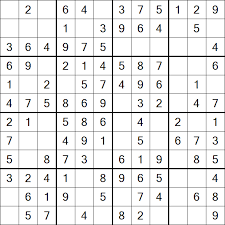
#> input picture Photos/sudoku.png, 225 x 225 px
$ python 6.contour.py
#> lines starting #> are read from the running program, lines starting #| are printed output that depends on the picture; after the words box and inside, x2 and y2 are one past the last pixel; in counts of white or black regions, pixels touching at a corner belong together
# boundary of an object
import cv2 as cv
import numpy as np
img = cv.imread("Photos/sudoku.png")
#> img is the input picture: shape (225, 225, 3); mean B, G, R 234.1, 234, 234


blank = np.zeros(img.shape,dtype="uint8")
cv.imshow("blank",blank)

gray = cv.cvtColor(img,cv.COLOR_BGR2GRAY)
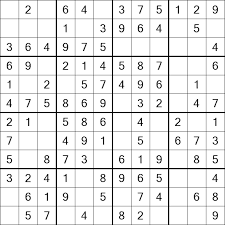
#> gray: shape (225, 225); min 0, max 255, mean 234

cv.imshow('gray',gray)

blur = cv.GaussianBlur(gray,(3,3),cv.BORDER_DEFAULT)
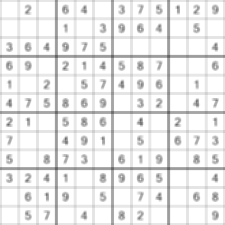
#> blur: shape (225, 225); min 99, max 255, mean 234.4

# canny is one way to find contours
# canny = cv.Canny(blur,125,125)
# cv.imshow('canny',canny)

# threshold is the other way
# threshold looks at an image, and tries to make it into binary
# if pixel is below 125 intensity, it will be black
ret,thresh = cv.threshold(gray,120,255,cv.THRESH_BINARY)
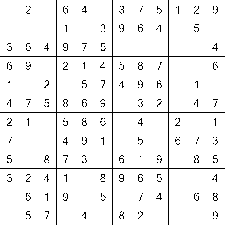
#> thresh: shape (225, 225); 94.9% white; black in thin lines or dots
cv.imshow('thresh',thresh)


# findCountours, takes the edges, the canny, and take in a mode to find the contours. This returns two values, the contours and hier by taking in the canny
# cv.retr_list shows all the edges, while other ones may only show edges (external)
# instead of thresh we can add canny if we are doing it the canny way
contours, hierachies = cv.findContours(thresh, cv.RETR_LIST, cv.CHAIN_APPROX_NONE)
#> contours = 494 contours, 471 with area under 20; largest, box (x1, y1, x2, y2) and area: (169, 169, 225, 225) 3025, (0, 169, 56, 225) 3025, (169, 0, 225, 56) 3025, (0, 0, 56, 56) 3025, (113, 169, 168, 225) 2970

# we draw on the blank image to show us what type of contours cv found
# it takes an image to draw over,takes contours that is a list, takes an index (how many contours we want to see, if all -1), takes a color in rgb, and a thickness
cv.drawContours(blank, contours, -1,(0,0,255),1)
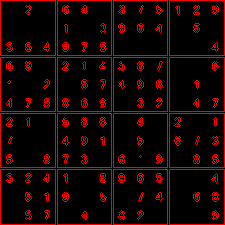
#> blank: shape (225, 225, 3); mean of channels 0, 1, 2 0, 0, 30.9; drawn as B, G, R
cv.imshow("shownContours",blank)

# we can estimate the amount of edges since contours are list, and we can print a list with len
print(f'{len(contours)}')
#| 494

# best to try to use canny first before threshold since threshold has

# we can also find contours with thresholds instead of using canny
cv.waitKey(0)
